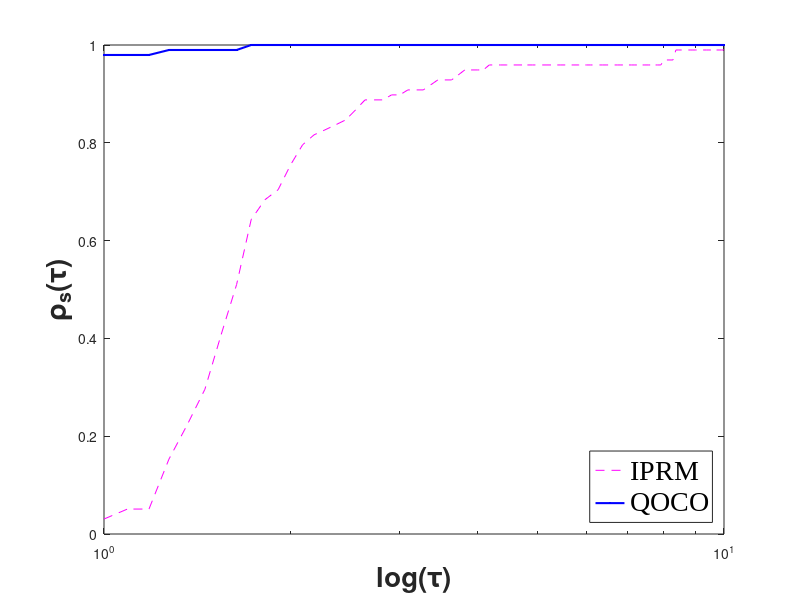

Recreate this plot in MATLAB.
clc; clear;
fileID1 = fopen('./time.txt','r');

A_t = fscanf(fileID1,'%f');

numsolver = 2; 
num_of_probs = size(A_t,1)/numsolver;
disp(size(A_t,1))
disp(num_of_probs)
c_t = zeros(num_of_probs,numsolver);

for i = 1:numsolver
    c_t(:, i) = A_t(1 + num_of_probs * (i - 1):num_of_probs * i, 1);
% c_t(:,1) = A_t(1:num_of_probs,1);      %2 norm
% c_t(:,2) = A_t(num_of_probs+1:2*num_of_probs,1);   
% c_t(:,3) = A_t(2*num_of_probs+1:3*num_of_probs,1); 
% c_t(:,4) = A_t(3*num_of_probs+1:4*num_of_probs,1);   
%c_t(:,5) = A_t(4*num_of_probs+1:end,1); 
end


c_min_t = zeros(num_of_probs,1);

for i = 1:num_of_probs
    c_min_t(i) = min(c_t(i,:));
end

r_t = zeros(num_of_probs,numsolver);

for j = 1:numsolver
    for i = 1:num_of_probs
        r_t(i,j) = c_t(i,j)/c_min_t(i);
       % r_it(i,j) = c_it(i,j)/c_min_it(i);
       % r_itall(i,j) = c_itall(i,j)/c_min_itall(i);
    end
end
N = 10;
t_t = linspace(1,N,100);
perf_func_t = zeros(100,numsolver);
for k = 1:100
    for j = 1:numsolver
        perf_func_t(k,j) = sum(r_t(:,j) <= t_t(k))/num_of_probs;
    end
end
%plot(t_t,perf_func_t(:,1),'m--',t_t,perf_func_t(:,2),'b.-',t_t,perf_func_t(:,3),'k:','LineWidth',1.5);
%plot(t_t,perf_func_t(:,1),'m--',t_t,perf_func_t(:,2),'b.-','LineWidth',1.5);
%plot(t_t,perf_func_t(:,1),'m--',t_t,perf_func_t(:,2),'b.-',t_t,perf_func_t(:,3),'k:',t_t,perf_func_t(:,4),'c-',t_t,perf_func_t(:,5),'r-.','LineWidth',1.5);
%semilogx(t_t,perf_func_t(:,1),'m--',t_t,perf_func_t(:,2),'b.-',t_t,perf_func_t(:,3),'k:',t_t,perf_func_t(:,5),'c-',t_t,perf_func_t(:,4),'r-.','LineWidth',1.5);
%semilogx(t_t,perf_func_t(:,1),'m--',t_t,perf_func_t(:,2),'b.-',t_t,perf_func_t(:,3),'k:',t_t,perf_func_t(:,4),'c-','LineWidth',1.5);
semilogx(t_t,perf_func_t(:,1),'m--',t_t,perf_func_t(:,2),'b.-','LineWidth',1.5);
%plot(t_t,perf_func_t(:,1),'m--',t_t,perf_func_t(:,2),'b.-',t_t,perf_func_t(:,3),'k:',t_t,perf_func_t(:,4),'c-','LineWidth',1.5);
%semilogx(t_t,perf_func_t(:,1),'m--',t_t,perf_func_t(:,2),'k:','LineWidth',1.5);
 % plot(t_t,perf_func_t(:,1),'m--',t_t,perf_func_t(:,2),'b.-');
axis([1 N 0 1 ]);
%lgd = legend('IP-PMM','IPRM','OSQP','Location','southeast');
%lgd = legend('IP-PMM','IPRM','Location','southeast');
%lgd = legend('iIPRM','IP-PMM','PDCO','NIILP','Location','southeast');
lgd = legend('IPRM', 'QOCO','Location','southeast');
set(lgd,'FontName','Times New Roman','FontSize',20,'FontWeight','normal')
xlabel({'log(\tau)'},'FontSize',20,'FontWeight','bold');
ylabel({'\rho_{s}(\tau)'},'FontSize',20,'FontWeight','bold');
saveas(gcf, 'time', 'png');
%title('time');

fclose(fileID1);
